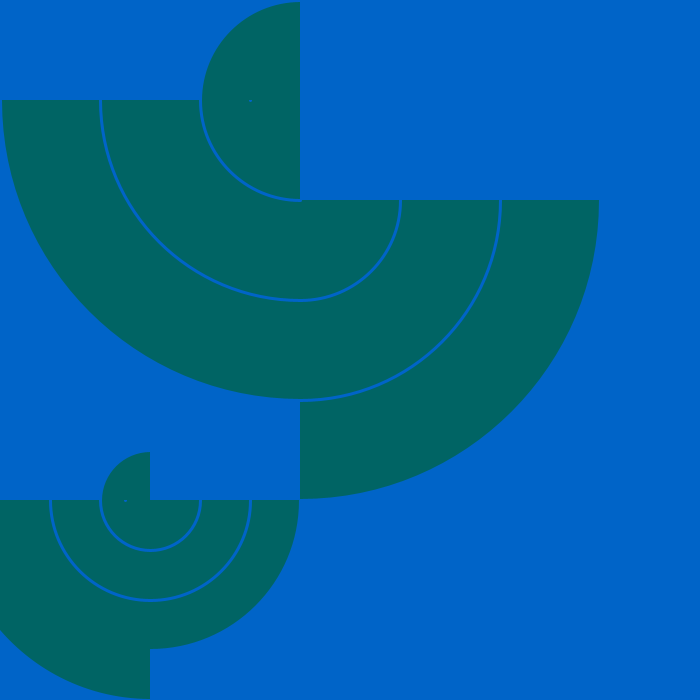
Frame 1 (no input)
Frame 60 (the mouse pressed at the canvas centre just before this capture): identical to frame 1, image omitted
Frame 120 (the mouse held since frame 60 and released just before this capture): identical to frame 1, image omitted

The Processing sketch that drew this single still picture (run headless with seeded random() and noise(); from frame 60 on, the mouse is pressed at the canvas centre):

// Processing sketch: processing_13448
// ── processing_13448.pde

void setup(){
  size(700,700);
}

void draw(){
  background(0,100,200);
  stroke(0,100,200);
  strokeWeight(3);
  fill(0,100,100);
 arc(300, 200, 600, 600, 0, PI/2);
 arc(300, 200, 400, 400, 0, PI/2);
 arc(300, 200, 200, 200, 0, PI/2);
 
 arc(300, 100, 600, 600, PI/2, PI);
 arc(300, 100, 400, 400, PI/2, PI);
 arc(300, 100, 200, 200, PI/2, PI);
arc(300, 100, 100, 100, PI, TWO_PI-PI/2);
arc(300, 100, 200, 200, PI, TWO_PI-PI/2);

arc(150, 500, 300, 300, 0, PI/2);
 arc(150, 500, 200, 200, 0, PI/2);
 arc(150, 500, 100, 100, 0, PI/2);
 
 arc(150, 500, 400, 400, PI/2, PI);
 arc(150, 500, 200, 200, PI/2, PI);
 arc(150, 500, 100, 100, PI/2, PI);
arc(150, 500, 50, 50, PI, TWO_PI-PI/2);
arc(150, 500, 100, 100, PI, TWO_PI-PI/2);
println("x: " + mouseX + "y " + mouseY ); 
}
